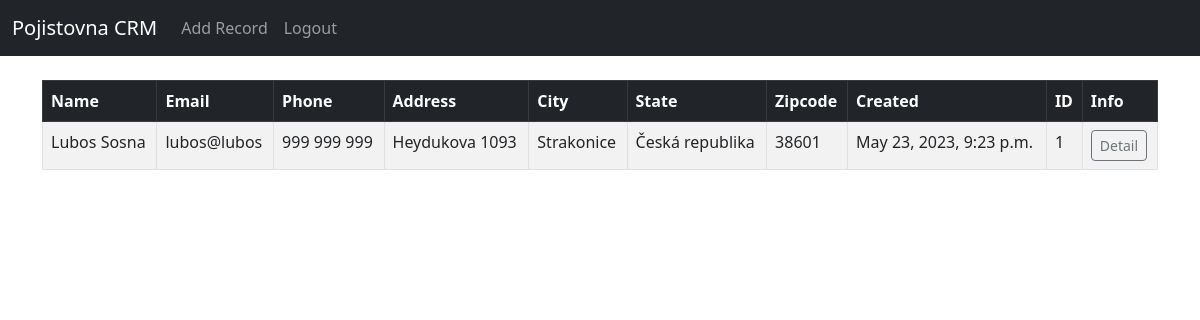
Page / (signed in) on the earlier database version.
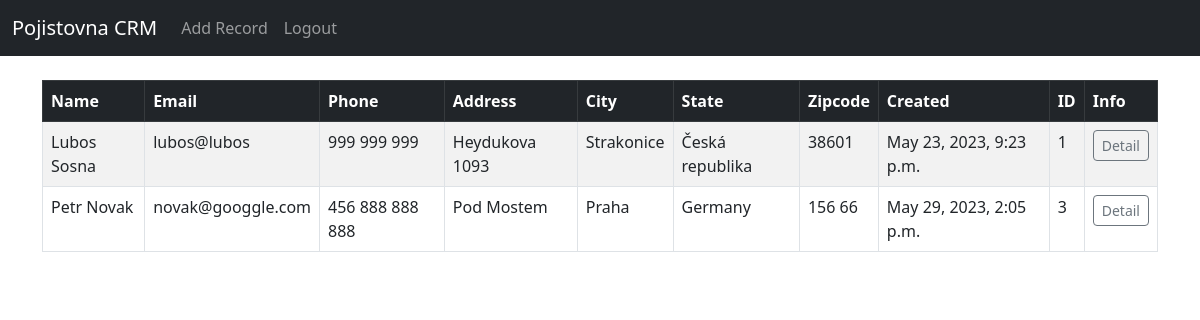
Same page on the later database version.
### app_pojistovna/models.py (models this page shows)
class Record(models.Model):
    create_at = models.DateTimeField(auto_now_add=True)
    first_name = models.CharField(max_length=50)
    last_name = models.CharField(max_length=50)
    email = models.CharField(max_length=50)
    phone = models.CharField(max_length=20)
    address = models.CharField(max_length=100)
    city = models.CharField(max_length=50)
    state = models.CharField(max_length=50)
    zipcode = models.CharField(max_length=20)
    def __str__(self):
        return (f"{self.first_name} {self.last_name}")

### app_pojistovna/views.py (the view)
# urls.py: path('', views.home, name='home'),
def home(request):
    records = Record.objects.all()
    if request.method == 'POST':
        username = request.POST['username']
        password = request.POST['password']
        user = authenticate(request, username=username, password=password)
        if user is not None:
            login(request, user)
            messages.success(request, "Prihlaseni probehlo uspesne!")
            return redirect('home')
        else:
            messages.success(request, "Chyba pri prihlaseni, zkuste to znovu...")
            return redirect('home')
    else:
        return render(request, 'home.html', {'records':records})

### app_pojistovna/templates/home.html (shortened to what this page needs)
{% extends 'base.html' %}
{% block content %}
{% if user.is_authenticated %}
<table class="table table-striped table-hover table-bordered">
  <thead class="table-dark">
    <tr>
        <th scope="col">Name</th>
        <th scope="col">Email</th>
        <th scope="col">Phone</th>
        <th scope="col">Address</th>
        <th scope="col">City</th>
        <th scope="col">State</th>
        <th scope="col">Zipcode</th>
        <th scope="col">Created</th>
        <th scope="col">ID</th>
        <th scope="col">Info</th>
    </tr>
  </thead>
    <tbody>
            {% if records %}
                {% for record in records %}
                     <tr>
                       <td>{{ record.first_name }}
                        {{ record.last_name }}</td>
                        <td>{{ record.email }}</td>
                        <td>{{ record.phone }}</td>
                        <td>{{ record.address }}</td>
                        <td>{{ record.city }}</td>
                        <td>{{ record.state }}</td>
                        <td>{{ record.zipcode }}</td>
                        <td>{{ record.create_at }}</td>
                        <td>{{ record.id }}</td>
                        <td><a href="{% url 'record' record.id%}" class="btn btn-outline-secondary btn-sm">Detail</a></td>
                    </tr>
                {% endfor %}
            {% endif %}
    </tbody>
</table>
{% endif %}
{% endblock %}

Differences in the rows shown:
added Record: first_name "Petr", last_name "Novak", email "novak@googgle.com", phone "456 888 888 888", address "Pod Mostem", city "Praha", state "Germany", zipcode "156 66", create_at "May 29, 2023, 2:05 p.m.", id "3"
